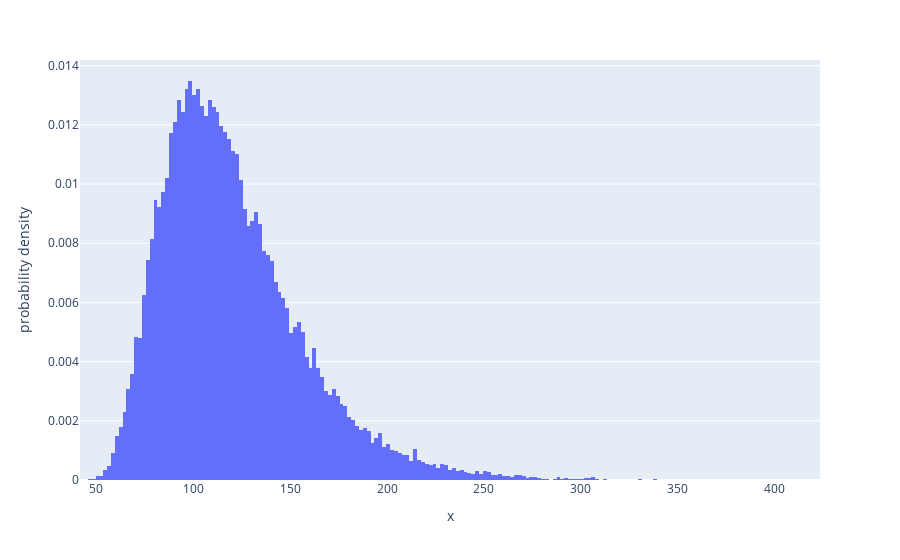

Notebook cell for this chart:
### Code cell
# plot (for fun)
px.histogram(x=runs, histnorm='probability density')

### Figure 1 — Plotly figure (JSON) as saved in the notebook; plotly's stock layout.template omitted (floating-point values rounded to 4 significant figures; data arrays with more than 128 entries replaced by an {"elided": "..."} marker saying what was removed)
{"data": [{"alignmentgroup": "True", "bingroup": "x", "histnorm": "probability density", "hovertemplate": "x=%{x}<br>probability density=%{y}<extra></extra>", "legendgroup": "", "marker": {"color": "#636efa", "pattern": {"shape": ""}}, "name": "", "offsetgroup": "", "orientation": "v", "showlegend": false, "type": "histogram", "x": {"elided": "30000 int values"}, "xaxis": "x", "yaxis": "y"}], "layout": {"barmode": "relative", "legend": {"tracegroupgap": 0}, "margin": {"t": 60}, "xaxis": {"anchor": "y", "domain": [0, 1], "title": {"text": "x"}}, "yaxis": {"anchor": "x", "domain": [0, 1], "title": {"text": "probability density"}}}}
